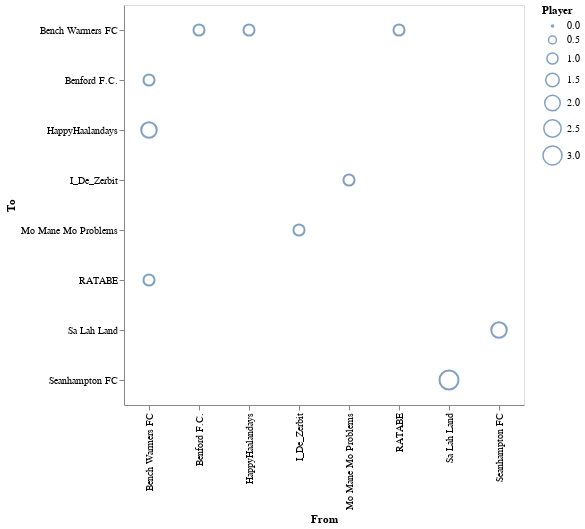

The code cell stored with this chart in its notebook:
### Code cell
alt.Chart(
    df12.groupby(["From","To"])["Player"].size().reset_index()    
).mark_point().encode(
    x="From",
    y="To",
    size="Player"
).properties(width=400, height=400)

### Figure 1 — Vega-Lite specification as saved in the notebook (floating-point values rounded to 4 significant figures)
{"config": {"view": {"continuousWidth": 300, "continuousHeight": 300}}, "data": {"name": "data-321b2e4c1606d491d7203a524d8144fd"}, "mark": {"type": "point"}, "encoding": {"size": {"field": "Player", "type": "quantitative"}, "x": {"field": "From", "type": "nominal"}, "y": {"field": "To", "type": "nominal"}}, "height": 400, "width": 400, "$schema": "https://vega.github.io/schema/vega-lite/v5.8.0.json", "datasets": {"data-321b2e4c1606d491d7203a524d8144fd": [{"From": "Bench Warmers FC", "To": "Benford F.C.", "Player": 1}, {"From": "Bench Warmers FC", "To": "HappyHaalandays", "Player": 2}, {"From": "Bench Warmers FC", "To": "RATABE", "Player": 1}, {"From": "Benford F.C.", "To": "Bench Warmers FC", "Player": 1}, {"From": "HappyHaalandays", "To": "Bench Warmers FC", "Player": 1}, {"From": "I_De_Zerbit", "To": "Mo Mane Mo Problems", "Player": 1}, {"From": "Mo Mane Mo Problems", "To": "I_De_Zerbit", "Player": 1}, {"From": "RATABE", "To": "Bench Warmers FC", "Player": 1}, {"From": "Sa Lah Land", "To": "Seanhampton FC", "Player": 3}, {"From": "Seanhampton FC", "To": "Sa Lah Land", "Player": 2}]}}
